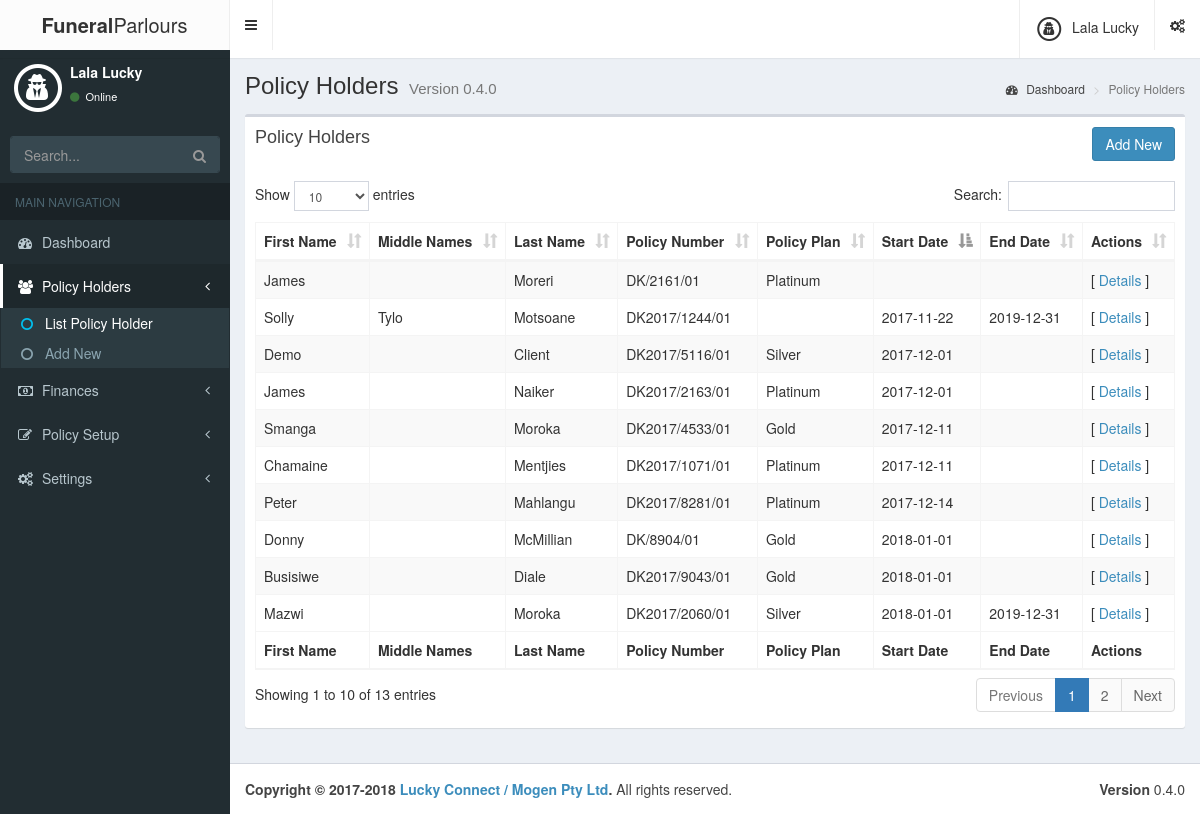
Page /members/index.php (signed in) on the committed database.
### tables this page shows
CREATE TABLE IF NOT EXISTS `tblpolicies` (
  `PolicyId` int(11) NOT NULL,
  `PolicyNumber` varchar(255) NOT NULL,
  `ManualPolicyNumber` varchar(255) DEFAULT NULL,
  `PolicyPlanId` int(11) NOT NULL,
  `PolicyPremium` double(10,2) DEFAULT NULL,
  `StartDate` date DEFAULT NULL,
  `EndDate` date DEFAULT NULL,
  `AgentName` varchar(500) DEFAULT NULL,
  `AgentCode` varchar(255) DEFAULT NULL
);

CREATE TABLE IF NOT EXISTS `tblpersons` (
  `PersonId` int(11) NOT NULL,
  `FirstName` varchar(255) NOT NULL,
  `MiddleNames` varchar(500) NOT NULL,
  `LastName` varchar(255) NOT NULL,
  `TitleId` int(11) NOT NULL,
  `IDNumber` varchar(25) DEFAULT NULL,
  `DateOfBirth` date NOT NULL,
  `HomePhone` varchar(25) DEFAULT NULL,
  `WorkPhone` varchar(25) DEFAULT NULL,
  `MobilePhone` varchar(25) DEFAULT NULL,
  `HomeEmail` varchar(255) DEFAULT NULL,
  `WorkEmail` varchar(255) DEFAULT NULL
);

CREATE TABLE IF NOT EXISTS `tblpolicyplans` (
  `PolicyPlanId` int(11) NOT NULL,
  `PlanName` varchar(255) NOT NULL,
  `DefaultPremium` double(10,2) NOT NULL,
  `IsActive` bit(1) NOT NULL DEFAULT b'0',
  `ActiveFrom` datetime DEFAULT NULL,
  `ActiveTo` datetime DEFAULT NULL,
  `CreatedBy` int(11) DEFAULT NULL,
  `CreatedDate` datetime DEFAULT NULL,
  `ModifiedBy` int(11) DEFAULT NULL,
  `ModifiedDate` datetime DEFAULT NULL,
  `DeletedBy` int(11) DEFAULT NULL,
  `DeletedDate` datetime DEFAULT NULL
);

### inc/sessions.php (called while the page is built, shortened)
<?php
include_once "systeminfo.inc.php";
$userFullName = $_SESSION['fullName'];
?>

### classes/classes.php (called while the page is built, shortened)
<?php
spl_autoload_register(function ($className) {
    $className = strtolower($className);
    $path = "../classes/{$className}.php";
});

### inc/dbconfig.inc.php (called while the page is built)
<?php
$host = "localhost";
$username = "luckymogen_fpms";
$password = "Ve18kHe6%AaI";
$db_name = "luckymogen_fpms";
$tbl_prefix = "";
$tbl_members = $tbl_prefix."tblusers";
$tbl_attempts = $tbl_prefix."tblloginattempts";
?>

### classes/dbconn.php (called while the page is built, shortened)
<?php
class DbConn
{
    public function __construct()
    {
        require '../inc/dbconfig.inc.php';
        try {
			$this->conn = new PDO('mysql:host=' . $host . ';dbname=' . $db_name . ';charset=utf8', $username, $password);
		} catch (\Exception $e) {
			die('Database connection error');
		}
    }
}

### members/index.php (the view, shortened to what this page needs)
<?php
$pageName = "Policy Holders";
require_once "../inc/header.inc.php";
require '../classes/classes.php';
try {
    $db = new DbConn;
    $stmt = $db->conn->prepare("SELECT P.*, PL.PolicyId, PL.PolicyNumber, POL.PlanName PolicyPlan, PL.StartDate, PL.EndDate
                                FROM tblpolicies PL
                                LEFT JOIN tblpolicyplans POL ON POL.PolicyPlanId = PL.PolicyPlanId
                                LEFT JOIN (SELECT * FROM lnkpersonpolicies WHERE PersonTypeId = 1) PP ON PL.PolicyId = PP.PolicyId
                                LEFT JOIN tblpersons P ON PP.PersonId = P.PersonId");
    $stmt->execute();
?>
<div class="row">
  <div class="col-xs-12">
    <div class="box">
      <div class="box-header">
        <h3 class="box-title">Policy Holders</h3>
        <a href="details.php?mode=add" class="btn btn-primary pull-right">Add New</a>
      </div>
      <div class="box-body">
        <table id="MainTable" class="table table-bordered table-striped dataTable">
          <thead>
            <tr>
              <th>First Name</th>
              <th>Middle Names</th>
              <th>Last Name</th>
              <th>Policy Number</th>
              <th>Policy Plan</th>
              <th>Start Date</th>
              <th>End Date</th>
              <th>Actions</th>
            </tr>
          </thead>
          <tbody>
            <?php
            while($result = $stmt->fetch()) {
              echo "<tr>
                    <td>".$result["FirstName"]."</td>
                    <td>".$result["MiddleNames"]."</td>
                    <td>".$result["LastName"]."</td>
                    <td>".$result["PolicyNumber"]."</td>
                    <td>".$result["PolicyPlan"]."</td>
                    <td>".$result["StartDate"]."</td>
                    <td>".$result["EndDate"]."</td>
                    <td>
                    [ <a href='details.php?polid=".$result["PolicyId"]."&mode=view'>Details</a> ]
                    </td>
                    </tr>";
            }
            ?>
          </tbody>
          <tfoot>
            <tr>
              <th>First Name</th>
              <th>Middle Names</th>
              <th>Last Name</th>
              <th>Policy Number</th>
              <th>Policy Plan</th>
              <th>Start Date</th>
              <th>End Date</th>
              <th>Actions</th>
            </tr>
          </tfoot>
        </table>
      </div>
    </div>
  </div>
</div>
<?php
} catch (PDOException $e) {
    $err = "Error: " . $e->getMessage();
}
require_once "../inc/footer.inc.php" ?>

### inc/systeminfo.inc.php (shortened to what this page needs)
<?php
$sysDeveloperName = "Lucky Connect / Mogen Pty Ltd";
$sysDeveloperWebsite = "https://www.mogen.co.za";
$sysVersion = "0.4.0";
$sysLogoLong = "<b>Funeral</b>Parlours";
$baseUrl = "/fpms";
?>

### inc/header-inner.inc.php (shortened to what this page needs)
<!DOCTYPE html>
  <html>
  <head>
    <link rel="stylesheet" href="<?php echo "{$baseUrl}/css/bootstrap.min.css"; ?>">
    <link rel="stylesheet" href="<?php echo "{$baseUrl}/css/font-awesome.min.css"; ?>">
    <link rel="stylesheet" href="<?php echo "{$baseUrl}/css/ionicons.min.css"; ?>">
    <link rel="stylesheet" href="<?php echo "{$baseUrl}/plugins/jquery-jvectormap.css"; ?>">
    <link rel="stylesheet" href="<?php echo "{$baseUrl}/css/AdminLTE.min.css"; ?>">
    <link rel="stylesheet" href="<?php echo "{$baseUrl}/css/skins/skin-black.min.css"; ?>">
    <link rel="stylesheet" href="<?php echo "{$baseUrl}/plugins/icheck-square/square.css"; ?>">
    <link rel="stylesheet" href="<?php echo "{$baseUrl}/plugins/bootstrap-datepicker.min.css"; ?>">
    <link rel="stylesheet" href="<?php echo "{$baseUrl}/plugins/daterangepicker.css"; ?>">
    <link rel="stylesheet" href="<?php echo "{$baseUrl}/plugins/dataTables.bootstrap.min.css"; ?>">
  </head>
  <?php echo "<body class=\"hold-transition{$bodyClassAdditional}\">" ?>

### inc/header.inc.php (shortened to what this page needs)
<?php
include_once "sessions.php";
$bodyClassAdditional = " skin-black sidebar-mini";
include_once "header-inner.inc.php";
?>
  <div class="wrapper">
    <header class="main-header">
      <a href="<?php echo $baseUrl ?>" class="logo">
        <span class="logo-lg"><?php echo $sysLogoLong ?></span>
      </a>
      <nav class="navbar navbar-static-top">
        <a href="#" class="sidebar-toggle" data-toggle="push-menu" role="button">
        </a>
        <div class="navbar-custom-menu">
          <ul class="nav navbar-nav">
            <li class="dropdown user user-menu">
              <a href="#" class="dropdown-toggle" data-toggle="dropdown">
                <div class="fa fa-fw fa-stack">
                  <i class="fa fa-fw fa-stack-2x fa-circle-thin"></i>
                  <i class="fa fa-fw fa-stack fa-user-secret"></i>
                </div>
                <span class="hidden-xs"><?php echo $userFullName ?></span>
              </a>
            </li>
            <li>
              <a href="#" data-toggle="control-sidebar"><i class="fa fa-gears"></i></a>
            </li>
          </ul>
        </div>
      </nav>
    </header>
    <aside class="main-sidebar">
      <section class="sidebar">
        <div class="user-panel">
          <div class="pull-left image">
            <div class="fa fa-fw fa-inverse fa-2x fa-stack">
              <i class="fa fa-fw fa-stack-2x fa-circle-thin"></i>
              <i class="fa fa-fw fa-stack fa-user-secret"></i>
            </div>
          </div>
          <div class="pull-left info">
            <p><?php echo isset($_SESSION['fullName']) ? $_SESSION['fullName'] : "Full Name" ?></p>
            <a href="#"><i class="fa fa-circle text-success"></i> Online</a>
          </div>
        </div>
        <form action="#" method="get" class="sidebar-form">
          <div class="input-group">
            <input type="text" name="q" class="form-control" placeholder="Search...">
            <span class="input-group-btn">
                  <button type="submit" name="search" id="search-btn" class="btn btn-flat">
                    <i class="fa fa-search"></i>
                  </button>
                </span>
          </div>
        </form>
        <ul class="sidebar-menu" data-widget="tree">
          <li class="header">MAIN NAVIGATION</li>
          <li>
          <a href="<?php echo "{$baseUrl}/index.php" ?>">
            <i class="fa fa-dashboard"></i> <span>Dashboard</span>
          </a>
          </li>
          <li class="treeview" id="menuPolicyHolders">
            <a href="#">
              <i class="fa fa-users"></i>
              <span>Policy Holders</span>
              <span class="pull-right-container">
                <i class="fa fa-angle-left pull-right"></i>
              </span>
            </a>
            <ul class="treeview-menu">
              <li id="menuListPolicyHolders"><a href="<?php echo "{$baseUrl}/members" ?>"><i class="fa fa-circle-o"></i> List Policy Holder</a></li>
              <li id="menuAddPolicyHolder"><a href="<?php echo "{$baseUrl}/members/details.php?mode=add" ?>"><i class="fa fa-circle-o"></i> Add New</a></li>
            </ul>
          </li>
          <li class="treeview" id="menuFinances">
            <a href="#">
              <i class="fa fa-money"></i>
              <span>Finances</span>
              <span class="pull-right-container">
                <i class="fa fa-angle-left pull-right"></i>
              </span>
            </a>
          </li>
          <li class="treeview" id="menuPolicySetup">
            <a href="#">
              <i class="fa fa-edit"></i> <span>Policy Setup</span>
              <span class="pull-right-container">
                <i class="fa fa-angle-left pull-right"></i>
              </span>
            </a>
          </li>
          <li class="treeview" id="menuSettings">
            <a href="#">
              <i class="fa fa-gears"></i>
              <span>Settings</span>
              <span class="pull-right-container">
                <i class="fa fa-angle-left pull-right"></i>
              </span>
            </a>
          </li>
        </ul>
      </section>
    </aside>
    <div class="content-wrapper">
      <section class="content-header">
        <h1>
          <?php echo $pageName ?>
          <small>Version <?php echo $sysVersion; ?></small>
        </h1>
        <ol class="breadcrumb">
          <li><a href="#"><i class="fa fa-dashboard"></i> Dashboard</a></li>
          <li class="active"><?php echo $pageName; ?></li>
        </ol>
      </section>
      <section class="content">

### inc/footer.inc.php (shortened to what this page needs)
<?php include_once "systeminfo.inc.php" ?>
</section>
</div>
<footer class="main-footer">
<div class="pull-right hidden-xs">
  <b>Version</b> <?php echo $sysVersion; ?>
</div>
<strong><?php echo "Copyright &copy; 2017-2018 <a href='{$sysDeveloperWebsite}'>{$sysDeveloperName}</a>" ?>.</strong> All rights
reserved.
</footer>
</div>
</body>
</html>

### rows in the picture
tblpolicies: tblpersons.FirstName "Solly", tblpersons.MiddleNames "Tylo", tblpersons.LastName "Motsoane", PolicyNumber "DK2017/1244/01", StartDate "2017-11-22", EndDate "2019-12-31"
tblpolicies: tblpersons.FirstName "James", tblpersons.LastName "Moreri", PolicyNumber "DK/2161/01", PolicyPlanId.PlanName "Platinum"
tblpolicies: tblpersons.FirstName "Donny", tblpersons.LastName "McMillian", PolicyNumber "DK/8904/01", PolicyPlanId.PlanName "Gold", StartDate "2018-01-01"
tblpolicies: tblpersons.FirstName "Demo", tblpersons.LastName "Client", PolicyNumber "DK2017/5116/01", PolicyPlanId.PlanName "Silver", StartDate "2017-12-01"
tblpolicies: tblpersons.FirstName "James", tblpersons.LastName "Naiker", PolicyNumber "DK2017/2163/01", PolicyPlanId.PlanName "Platinum", StartDate "2017-12-01"
tblpolicies: tblpersons.FirstName "Busisiwe", tblpersons.LastName "Diale", PolicyNumber "DK2017/9043/01", PolicyPlanId.PlanName "Gold", StartDate "2018-01-01"
tblpolicies: tblpersons.FirstName "Mazwi", tblpersons.LastName "Moroka", PolicyNumber "DK2017/2060/01", PolicyPlanId.PlanName "Silver", StartDate "2018-01-01", EndDate "2019-12-31"
tblpolicies: tblpersons.FirstName "Smanga", tblpersons.LastName "Moroka", PolicyNumber "DK2017/4533/01", PolicyPlanId.PlanName "Gold", StartDate "2017-12-11"
tblpolicies: tblpersons.FirstName "Chamaine", tblpersons.LastName "Mentjies", PolicyNumber "DK2017/1071/01", PolicyPlanId.PlanName "Platinum", StartDate "2017-12-11"
tblpolicies: tblpersons.FirstName "Peter", tblpersons.LastName "Mahlangu", PolicyNumber "DK2017/8281/01", PolicyPlanId.PlanName "Platinum", StartDate "2017-12-14"

### other values in the picture
$userFullName "Lala Lucky"
$_SESSION['fullName'] "Lala Lucky"
$pageName "Policy Holders"
$sysVersion "0.4.0"
$sysDeveloperName "Lucky Connect / Mogen Pty Ltd"
